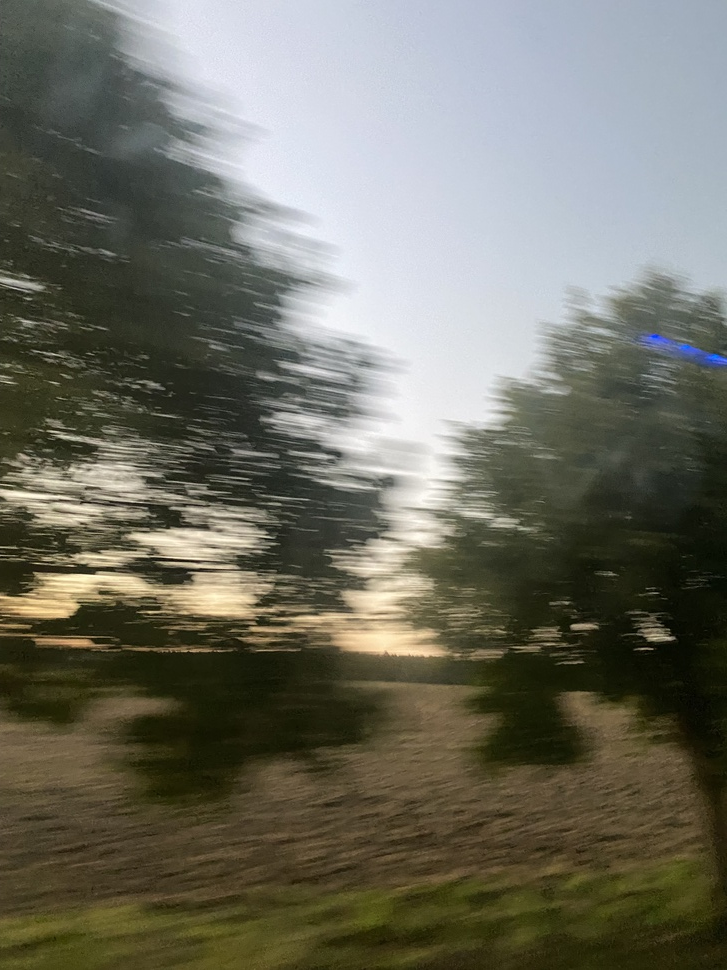
#> input picture image.jpeg, 727 x 970 px, shrunk from 3024 x 4032 before the run
$ python differ.py
#> lines starting #> are read from the running program, lines starting #| are printed output that depends on the picture; after the words box and inside, x2 and y2 are one past the last pixel; in counts of white or black regions, pixels touching at a corner belong together
import cv2
import numpy as np

# load image
img1 = cv2.imread("image.jpeg")
#> img1 is the input picture: shape (970, 727, 3); mean B, G, R 97.3, 109.8, 110.2
img2 = cv2.imread("texture.jpg")
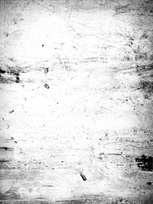
#> input picture texture.jpg, 153 x 204 px, shrunk from 638 x 850 before the run
#> img2 is the input picture: shape (204, 153, 3); min 0, max 255, mean 217.7

# convert to grayscale
gray1 = cv2.cvtColor(img1, cv2.COLOR_BGR2GRAY)
gray2 = cv2.cvtColor(img2, cv2.COLOR_BGR2GRAY)

# blur
blur1 = cv2.GaussianBlur(gray1, (0,0), sigmaX=13, sigmaY=13)
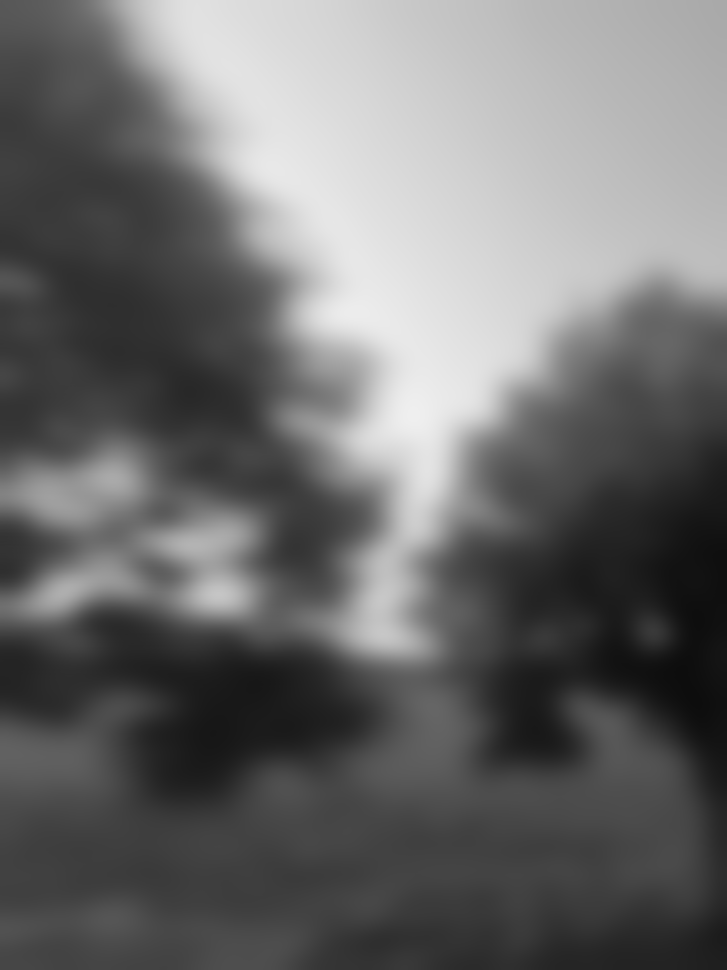
#> blur1: shape (970, 727); min 13, max 239, mean 108.5
blur2 = cv2.GaussianBlur(gray2, (0,0), sigmaX=13, sigmaY=13)
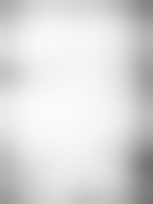
#> blur2: shape (204, 153); min 114, max 251, mean 218.2

# divide
divide1 = cv2.divide(gray1, blur1, scale=255)
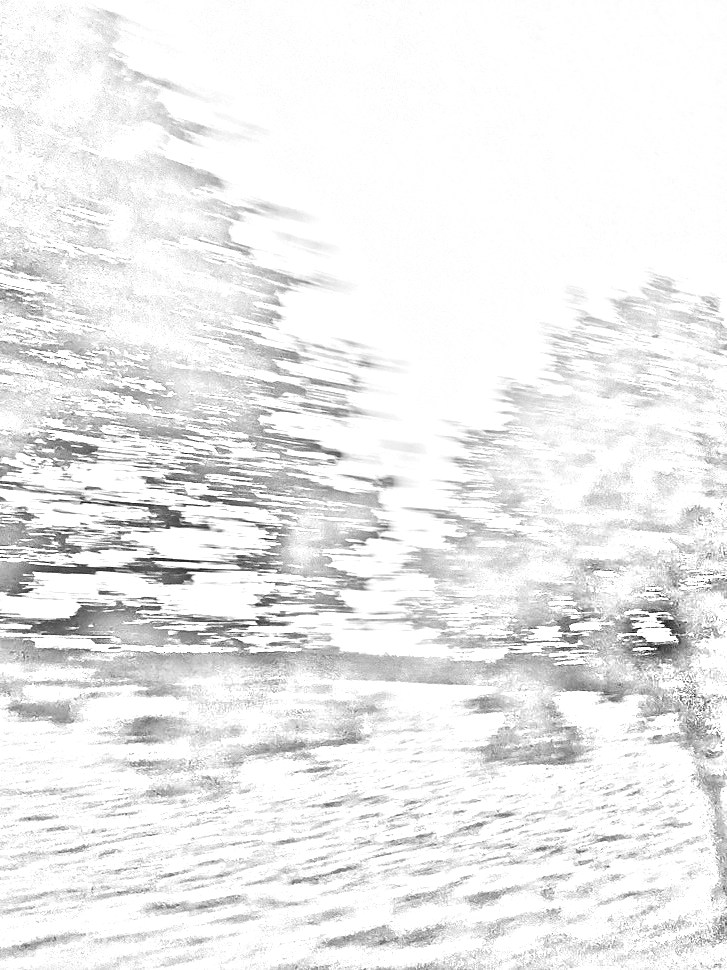
#> divide1: shape (970, 727); min 6, max 255, mean 236.4
divide2 = cv2.divide(gray2, blur2, scale=255)

# threshold
thresh1 = cv2.threshold(divide1, 200, 255, cv2.THRESH_BINARY)[1]
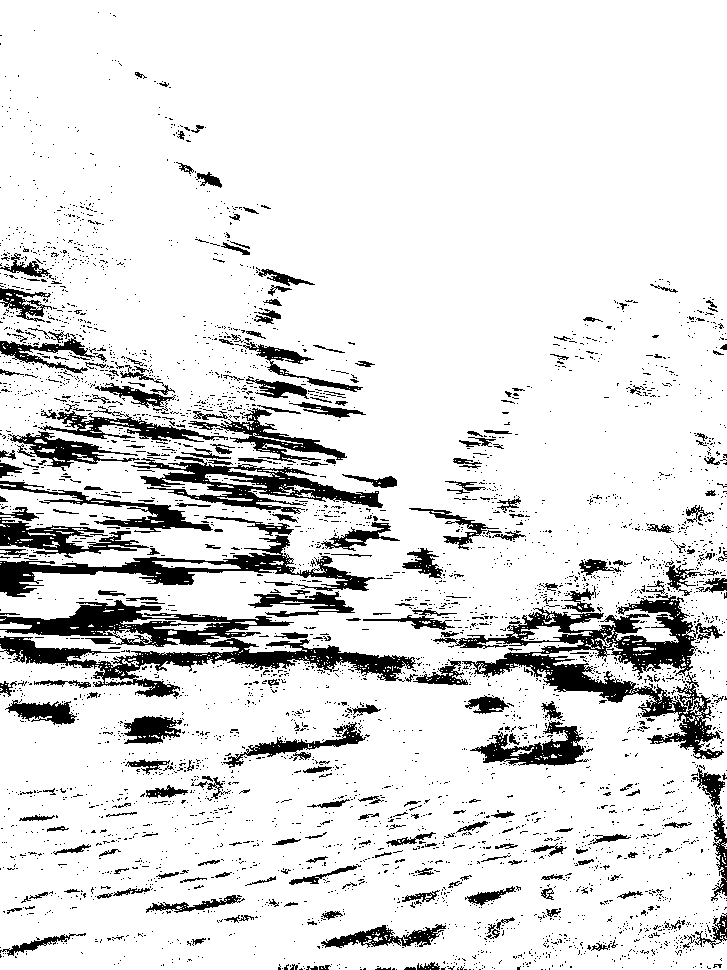
#> thresh1: shape (970, 727); 87.3% white; 4029 black regions (3749 under 20 px), largest, box (x1, y1, x2, y2) and area: (0, 600, 416, 699) 12287, (433, 593, 724, 760) 11553, (0, 535, 375, 597) 5389
thresh2 = cv2.threshold(divide2, 200, 255, cv2.THRESH_BINARY)[1]
#> thresh2: shape (204, 153); 93% white; 251 black regions (230 under 20 px), largest, box (x1, y1, x2, y2) and area: (135, 154, 153, 171) 211, (0, 65, 21, 84) 175, (137, 81, 153, 96) 136

# morphology
kernel = cv2.getStructuringElement(cv2.MORPH_RECT, (3,3))
morph1 = cv2.morphologyEx(thresh1, cv2.MORPH_OPEN, kernel)
#> morph1: shape (970, 727); 83.8% white; 1765 black regions (1527 under 20 px), largest, box (x1, y1, x2, y2) and area: (0, 325, 727, 760) 68908, (470, 701, 593, 766) 3131, (221, 722, 370, 768) 1816
morph2 = cv2.morphologyEx(thresh2, cv2.MORPH_OPEN, kernel)
#> morph2: shape (204, 153); 91% white; 143 black regions (124 under 20 px), largest, box (x1, y1, x2, y2) and area: (56, 193, 153, 204) 446, (0, 191, 53, 204) 284, (135, 154, 153, 171) 237
kernel = cv2.getStructuringElement(cv2.MORPH_RECT, (5,5))
morph1 = cv2.morphologyEx(morph1, cv2.MORPH_CLOSE, kernel)
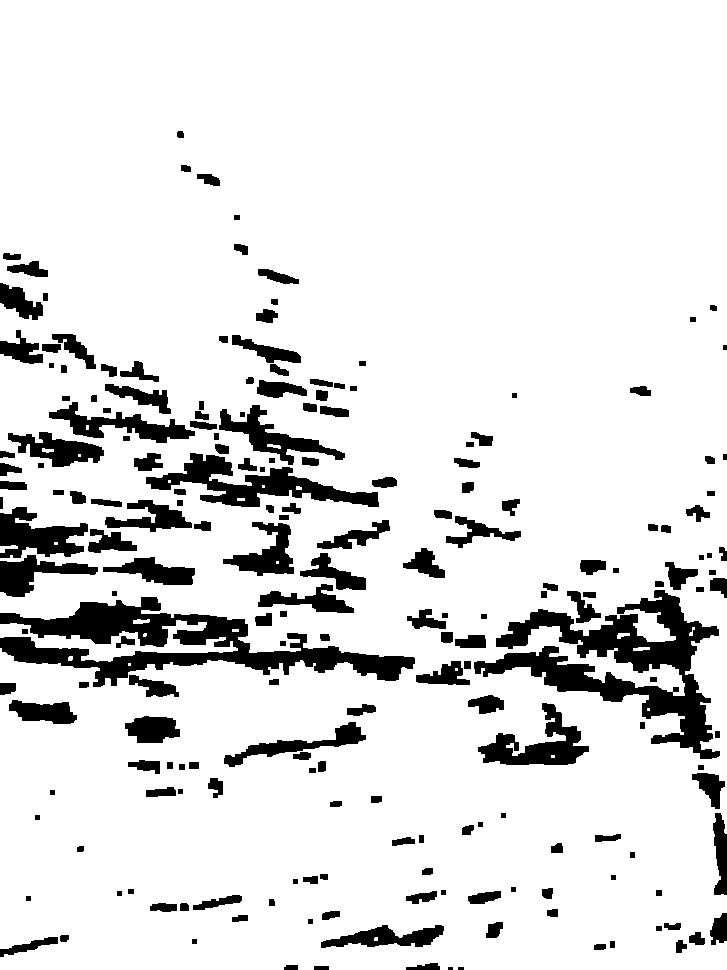
#> morph1: shape (970, 727); 88% white; 202 black regions (2 under 20 px), largest, box (x1, y1, x2, y2) and area: (474, 590, 720, 759) 13324, (0, 597, 415, 687) 13189, (146, 453, 379, 507) 4615
morph2 = cv2.morphologyEx(morph2, cv2.MORPH_CLOSE, kernel)
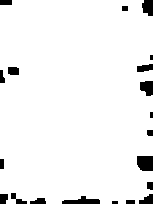
#> morph2: shape (204, 153); 95% white; 20 black regions (3 under 20 px), largest, box (x1, y1, x2, y2) and area: (137, 156, 153, 171) 225, (62, 196, 100, 204) 186, (140, 81, 153, 96) 158


# write result to disk
cv2.imwrite("img1_division_normalize.jpg", divide1)
cv2.imwrite("img2_division_normalize.jpg", divide2)
cv2.imwrite("img1_division_morph1.jpg", morph1)
cv2.imwrite("img1_division_morph2.jpg", morph2)


# display it
cv2.imshow("img1_norm", divide1)
cv2.imshow("img2_norm", divide2)
cv2.imshow("img1_thresh", thresh1)
cv2.imshow("img2_thresh", thresh2)
cv2.imshow("img1_morph", morph1)
cv2.imshow("img2_morph", morph2)
cv2.waitKey(0)
cv2.destroyAllWindows()
